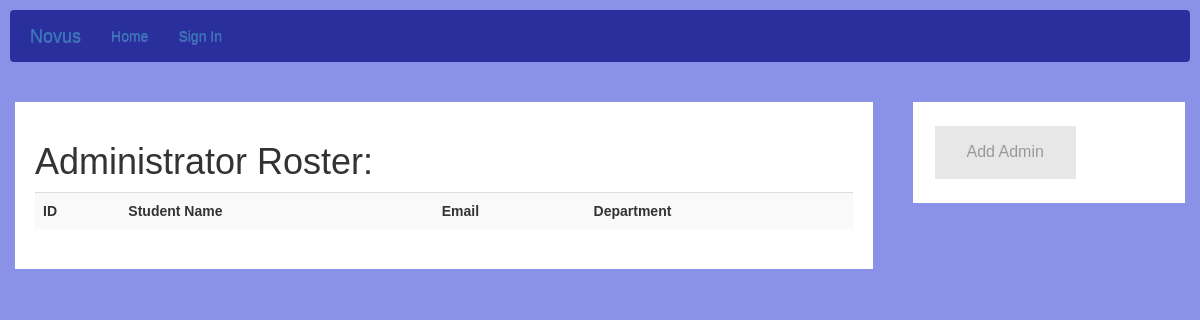
Page /administrator_roster on the earlier database version.
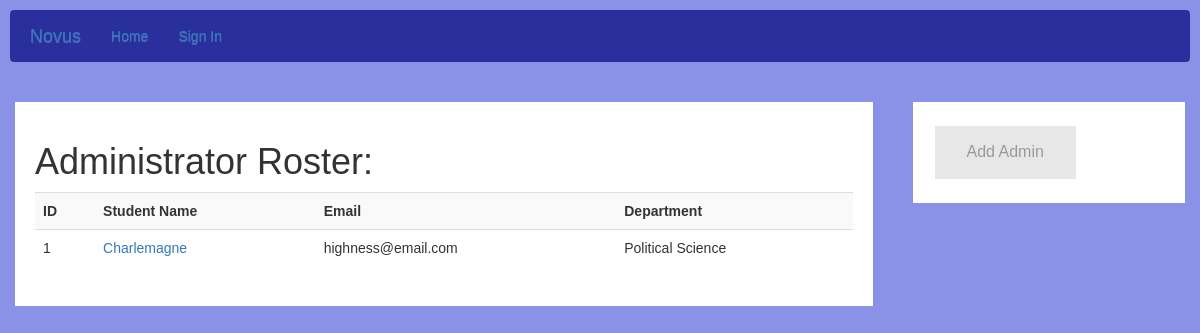
Same page on the later database version.
### models.py (models this page shows, shortened)
class User(db.Model, UserMixin):
    __tablename__="users"
    id = db.Column(db.Integer, primary_key=True)
    name = db.Column(db.String(120), index=True, unique=False)
    gender = db.Column(db.String(6), index=True)
    email = db.Column(db.String(120), index=True)
    phone = db.Column(db.String(120), index=True)
    birthday = db.Column(db.String(120), index=True)
    active = db.Column(db.Boolean())
    roles = relationship("Role", secondary="user_roles")
    password = db.Column(db.String(128))

class Administrator(User, db.Model):
    __tablename__="administrators"
    id = db.Column(db.Integer, ForeignKey('users.id'), primary_key=True)
    department = db.Column(db.String(120), index=True)

class User(db.Model, UserMixin):
    __tablename__="users"
    id = db.Column(db.Integer, primary_key=True)
    name = db.Column(db.String(120), index=True, unique=False)
    gender = db.Column(db.String(6), index=True)
    email = db.Column(db.String(120), index=True)
    phone = db.Column(db.String(120), index=True)
    birthday = db.Column(db.String(120), index=True)
    active = db.Column(db.Boolean())
    roles = relationship("Role", secondary="user_roles")
    password = db.Column(db.String(128))

### app.py (the view)
@app.route('/administrator_roster')
def administrator_roster():
    admins = Administrator.query.all()
    return render_template('administrator_roster.html', admins=admins)

### templates/administrator_roster.html
{% extends 'layout.html' %}
{% block head %}
        <link rel="stylesheet" href="//maxcdn.bootstrapcdn.com/bootstrap/3.2.0/css/bootstrap.min.css">
        <link rel="stylesheet" href="//maxcdn.bootstrapcdn.com/bootstrap/3.2.0/css/bootstrap-theme.min.css">
        <link rel="stylesheet" type="text/css" href="/static/css/roster.css">
{% endblock %}
{% block app_content %}
<div class="row">
  <div class="leftcolumn">
    <div class="card" id="opt">
      <h1>Administrator Roster: </h1>
      <div style="text-align:center">
        <table class="table table-striped" >
          <tr>
            <th>ID</th>
            <th>Student Name</th>
            <th>Email</th>
            <th>Department</th>
          </tr>
          {% for admin in admins %}
          <tr class="text-left">
            <td>{{admin.id}}</td>
            <td><a href="{{ url_for('details', type='Administrator', id=admin.id) }}">{{admin.name}}</a></td>
            <td>{{admin.email}}</td>
            <td>{{admin.department}}</td>
          </tr>
          {% endfor %}
        </table>
      </div>
    </div>
  </div>
  <div class="rightcolumn">
    <div class="card">
      <a href="{{ url_for('create_administrator') }}" class="button">
        Add Admin
      </a>
    </div>
  </div>
</div>
{% endblock %}

Differences in the rows shown:
added Administrator: id "1", name "Charlemagne", email "highness@email.com", department "Political Science"
